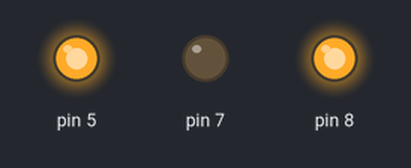
A sketch run on a simulated Arduino Pro Mini, built with avr-gcc and run on an emulated ATmega328P. On the bench: output pins drawn as LEDs (lit = HIGH). What the sketch prints to the serial monitor is not drawn.

Above: at 1.0 s.
At 5.5 s:
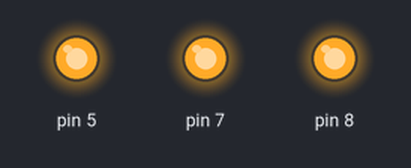
Timing chart, 0 to 7.8 s (numbered marks = the images above):
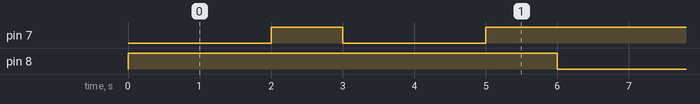

Measured:
- by itself, pin 7: repeats every 6.0 s: LOW 2.0 s, HIGH 4.0 s
- by itself, pin 8: alternates HIGH for 4.0 s and LOW for 2.0 s
- by itself, everything shown: repeats every 6.0 s, in 4 steps

The sketch:

sketch_jun12a.ino
```cpp
void setup() {
  // put your setup code here, to run once:
  Serial.begin(9600);
  Serial.println("START");
  pinMode(5,OUTPUT);
  pinMode(7,OUTPUT);
  pinMode(8,OUTPUT);

  digitalWrite(5,HIGH);
  digitalWrite(7,LOW);
  digitalWrite(8,HIGH);
}

void loop() {
  // put your main code here, to run repeatedly:
  Serial.println("GO!!");
  delay(2000);
  digitalWrite(7,HIGH);
  digitalWrite(8,HIGH);
  delay(1000);
  digitalWrite(7,LOW);
  digitalWrite(8,HIGH);
  delay(2000);
  digitalWrite(7,HIGH);
  digitalWrite(8,HIGH);
  delay(1000);
  digitalWrite(7,HIGH);
  digitalWrite(8,LOW);
}
```
